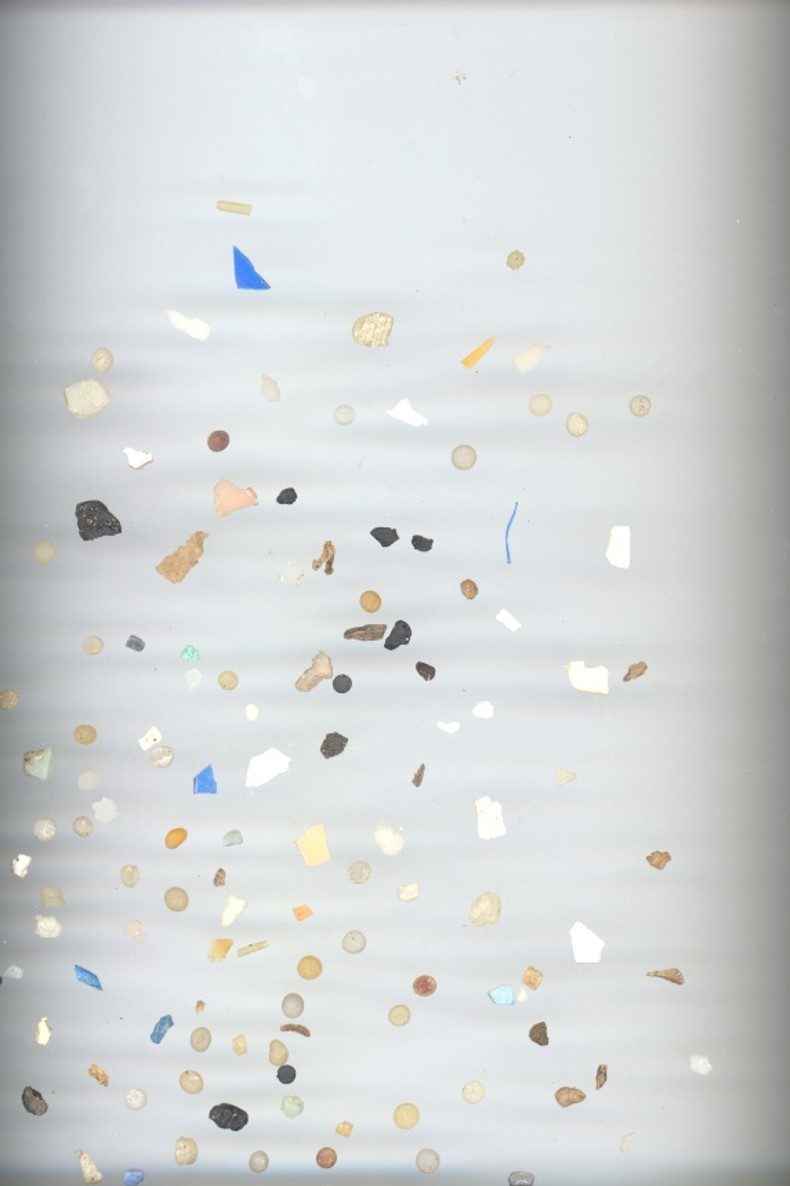
#> input picture p3/MPs_test.jpg, 790 x 1186 px, given in place of the camera
$ jupyter execute P1_Tareas.ipynb   (text cells are left out)
#> lines starting #> are read from the running program, lines starting #| are printed output that depends on the picture; after the words box and inside, x2 and y2 are one past the last pixel; in counts of white or black regions, pixels touching at a corner belong together
[cell 1]
import cv2
import numpy as np
import matplotlib.pyplot as plt

# se define el tamaño de la imagen
size = 800

# se crea la imagen con todos los valores a 0 y un canal (escala de grises)
table = np.zeros((size, size, 1), dtype=np.uint8)

# bucle anidado para recorrer las "casillas" que equivale a 100x100 pixeles en la imagen
for i in range(8):
    for j in range(8):

        # condición para pintar de blanco la casilla
        if (i + j) % 2 == 0:
            table[i*100:(i+1)*100, j*100:(j+1)*100] = 255

# mostrar la imagen
plt.imshow(table, cmap='gray')

[cell 2]
# Con IA
import cv2
import numpy as np
import matplotlib.pyplot as plt

ancho, alto = 800, 800
tam_celda = 100
n_celdas = ancho // tam_celda  # 8

# Patrón 8x8 de 0s y 1s (paridad fila+columna)
patron = (np.indices((n_celdas, n_celdas)).sum(axis=0)) % 2

# Expande cada celda del patrón a un bloque de tam_celda x tam_celda
tablero = np.kron(patron, np.ones((tam_celda, tam_celda))) * 255
tablero = tablero.astype(np.uint8)

plt.imshow(tablero, cmap='gray')
plt.show()
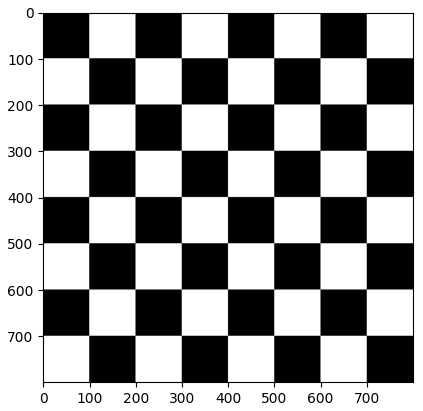
#> figure drawn by matplotlib, 1 panel

cv2.imwrite('tablero_ajedrez_ia.jpg', tablero)
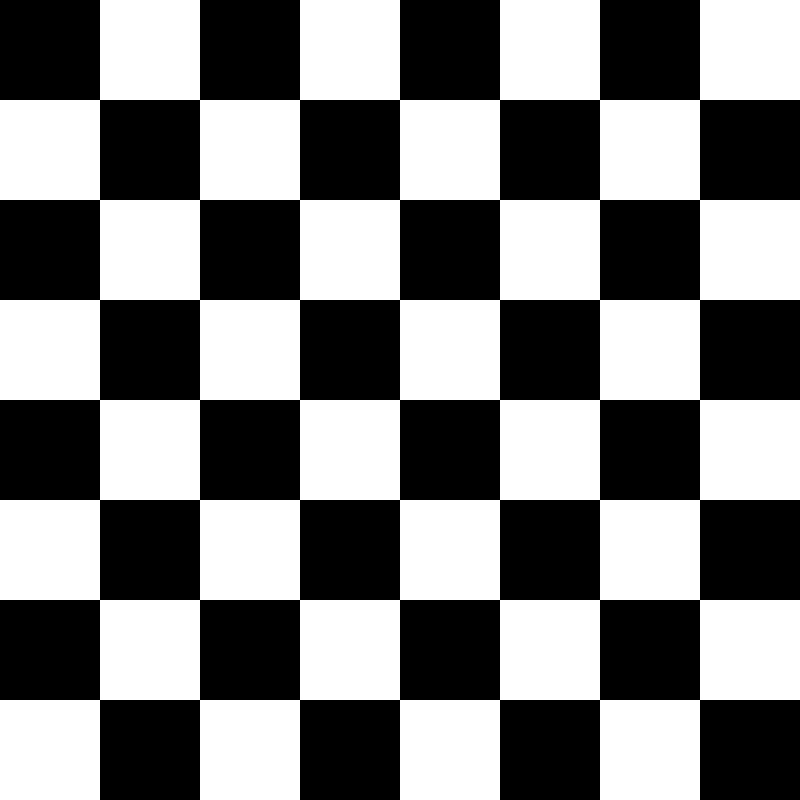
#> saved as tablero_ajedrez_ia.jpg: shape (800, 800); 50% white; 1 white region, box (x1, y1, x2, y2) and area: (0, 0, 800, 800) 320000

[cell 3]
import cv2
import numpy as np
import matplotlib.pyplot as plt

W, H = 600, 580
mondrian = np.ones((H, W, 3), dtype=np.uint8) * 255  # fondo blanco

YELLOW = (255, 255, 0)
BLUE = (0, 0, 255)
RED = (255, 0, 0)

# fila superior
cv2.rectangle(mondrian, (0, 0), (128, 160), YELLOW, -1)
cv2.rectangle(mondrian, (128, 0), (330, 160), BLUE, -1)
cv2.rectangle(mondrian, (330, 0), (557, 160), RED, -1)
cv2.rectangle(mondrian, (557, 0), (618, 160), YELLOW, -1)

# fila 2: blanco, luego azul y rojo a la derecha
cv2.rectangle(mondrian, (460, 160), (557, 345), BLUE, -1)
cv2.rectangle(mondrian, (557, 160), (618, 345), RED, -1)

# fila 3: rojo ancho a la izq, amarillo fino a la derecha
cv2.rectangle(mondrian, (128, 345), (400, 448), RED, -1)
cv2.rectangle(mondrian, (557, 345), (618, 448), YELLOW, -1)

# fila 4: azul fino, amarillo ancho, resto blanco
cv2.rectangle(mondrian, (0, 448), (90, 580), BLUE, -1)
cv2.rectangle(mondrian, (90, 448), (400, 580), YELLOW, -1)
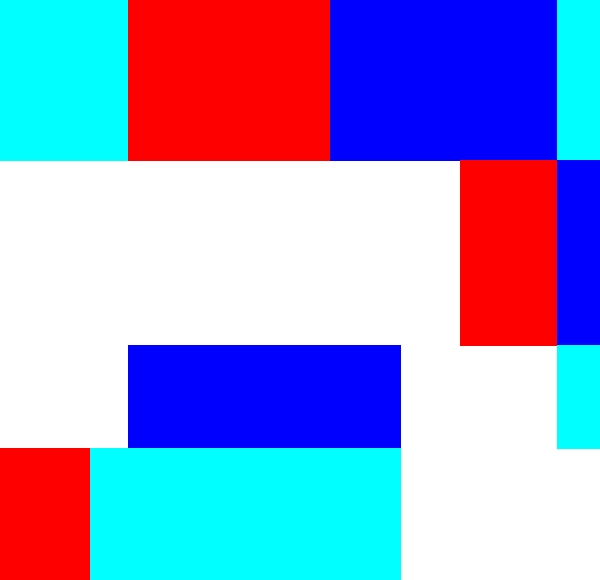
#> mondrian: shape (580, 600, 3); mean of channels 0, 1, 2 209.2, 156.1, 148.4; drawn as B, G, R

plt.imshow(mondrian)

[cell 4]
import cv2
import numpy as np

vid = cv2.VideoCapture(0)

while True:
    ret, frame = vid.read()
#> frame is the input picture: shape (1186, 790, 3); mean B, G, R 213.9, 213.8, 210.9
    if not ret:
        break

    # convertimos a grises para buscar un único valor de intensidad por píxel
    gray = cv2.cvtColor(frame, cv2.COLOR_BGR2GRAY)
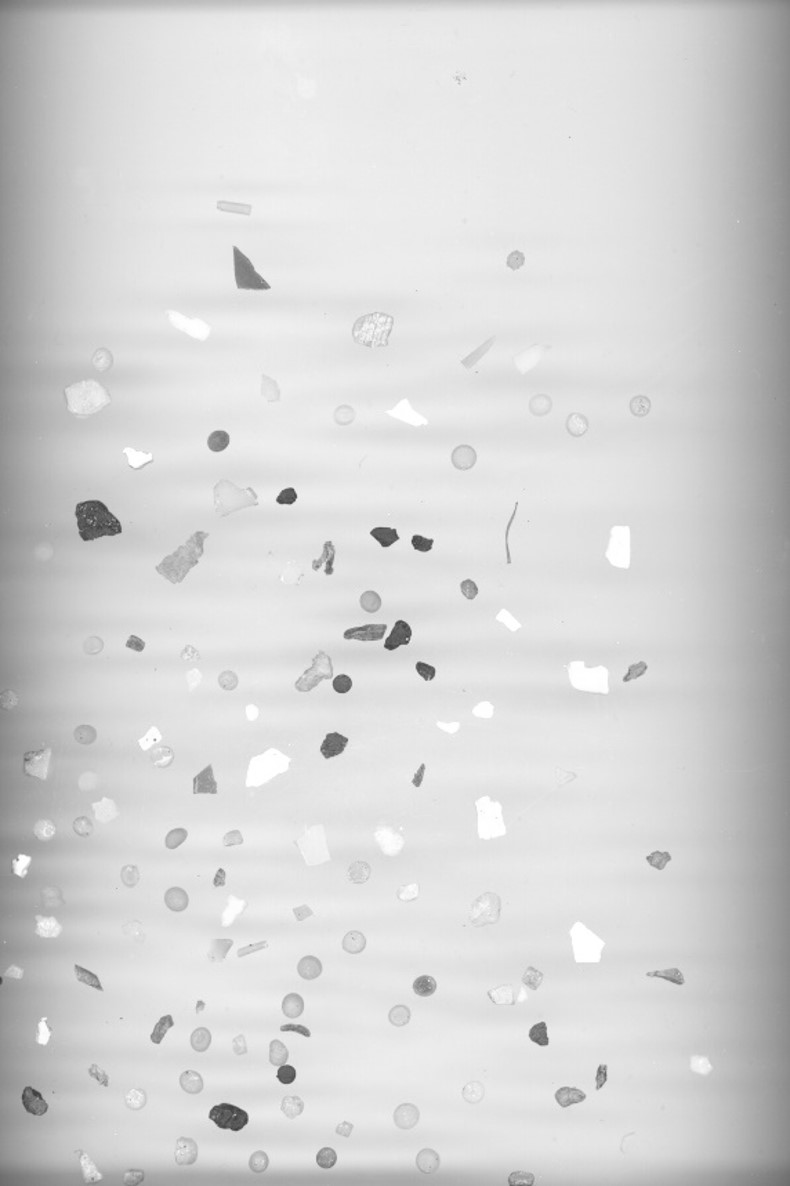
#> gray: shape (1186, 790); min 60, max 255, mean 213

    # cv2.minMaxLoc encuentra min/max y sus posiciones en una sola llamada en C (muy rápido)
    minVal, maxVal, minLoc, maxLoc = cv2.minMaxLoc(gray)
#> minVal = 60; maxVal = 255; minLoc = (232, 1107); maxLoc = (193, 324)

    # círculo verde en el píxel más oscuro, rojo en el más claro
    cv2.circle(frame, minLoc, 15, (0, 255, 0), 2)
#> frame: shape (1186, 790, 3); 0.03% of pixels changed, all inside (x1, y1, x2, y2) = (216, 1091, 249, 1124)
    cv2.circle(frame, maxLoc, 15, (0, 0, 255), 2)
#> frame: shape (1186, 790, 3); mean B, G, R 213.8, 213.8, 210.9

    cv2.imshow('Cam', frame)

    if cv2.waitKey(20) == 27:  # esc
#> (key Esc is pressed here)
        break

vid.release()
cv2.destroyAllWindows()

[cell 5]
import cv2
import numpy as np

vid = cv2.VideoCapture(0)

# obtener resolución original de la cámara
orig_w = int(vid.get(cv2.CAP_PROP_FRAME_WIDTH))
orig_h = int(vid.get(cv2.CAP_PROP_FRAME_HEIGHT))

# reducimos el tamaño para que quepa todo
w = orig_w // 2
h = orig_h // 2

# lienzo base
collage = np.zeros((h * 3, w * 2, 3), dtype=np.uint8)
tl = collage[0:h, 0:w]
tr = collage[0:h, w:w * 2]

ml = collage[h:h * 2, 0:w]
mr = collage[h:h * 2, w:w * 2]

bl = collage[h * 2:h * 3, 0:w]
br = collage[h * 2:h * 3, w:w * 2]

while True:
    ret, frame = vid.read()

    # comprobar siempre antes de procesar el fotograma
    if not ret:
        continue

    # redimensionar al tamaño del cuadrante
    frame = cv2.resize(frame, (w, h), interpolation=cv2.INTER_NEAREST)
#> frame: shape (593, 395, 3)

    # separamos los canales de color
    b = frame[:, :, 0]
    g = frame[:, :, 1]
    r = frame[:, :, 2]

    # todos los cuadrantes
    tl[:] = frame                                      # original
    tr[:] = cv2.merge([255 - b, 255 - g, 255 - r])      # invertido total
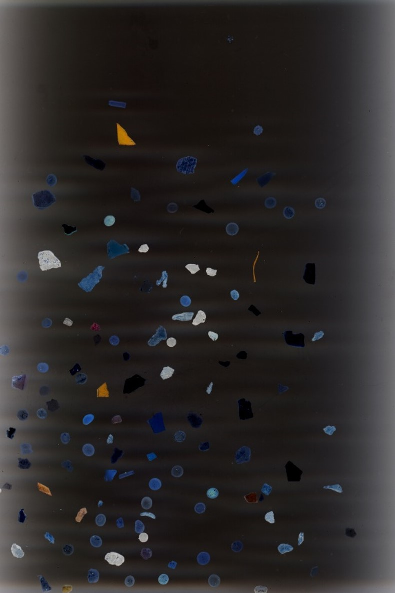
#> tr: shape (593, 395, 3); mean B, G, R 41.1, 41.2, 44.1
    ml[:] = cv2.merge([255 - b, g, r])                  # dominante amarillo
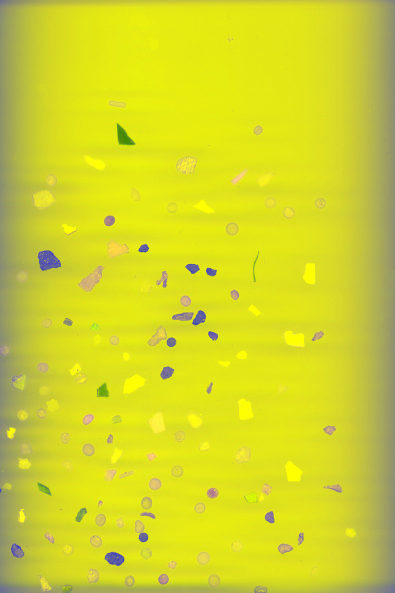
#> ml: shape (593, 395, 3); mean B, G, R 41.1, 213.8, 210.9
    mr[:] = cv2.merge([b, 255 - g, r])                  # dominante magenta
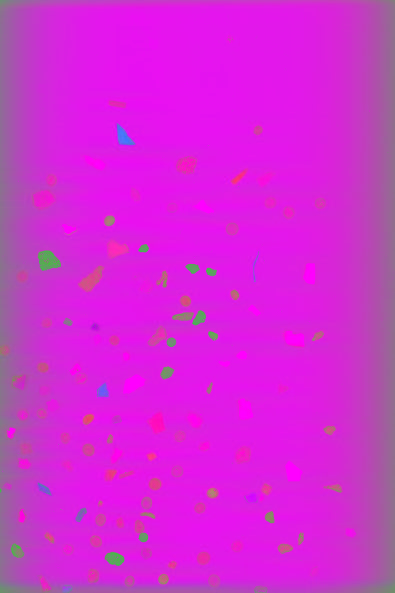
#> mr: shape (593, 395, 3); mean B, G, R 213.9, 41.2, 210.9
    bl[:] = cv2.merge([b, g, 255 - r])                  # dominante cian
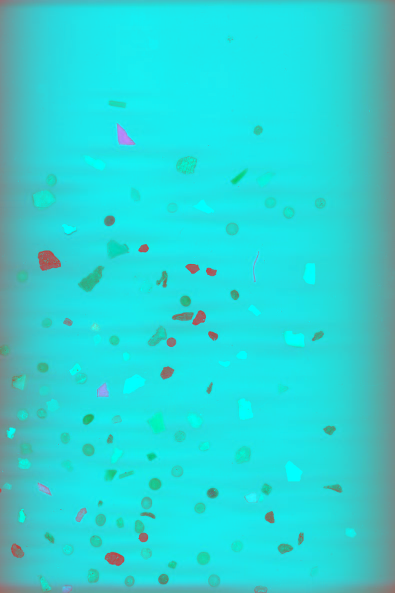
#> bl: shape (593, 395, 3); mean B, G, R 213.9, 213.8, 44.1
    br[:] = cv2.merge([255 - g, r, 255 - b])            # canales cruzados
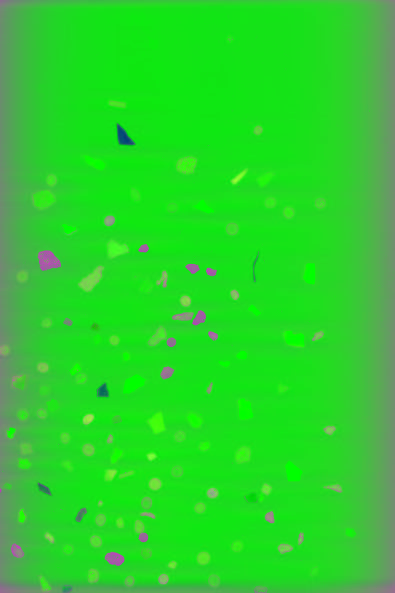
#> br: shape (593, 395, 3); mean of channels 0, 1, 2 41.2, 210.9, 41.1; drawn as B, G, R

    cv2.imshow("Pop Art", collage)
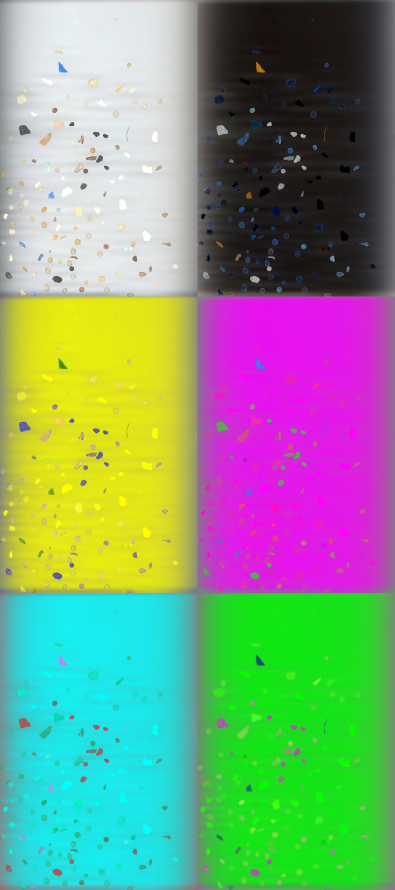
#> window 'Pop Art': shape (1779, 790, 3) (shown at 1/2 size); mean B, G, R 127.5, 155.8, 127

    if cv2.waitKey(1) & 0xFF == 27: # esc
#> (key Esc is pressed here)
        break

vid.release()
cv2.destroyAllWindows()
